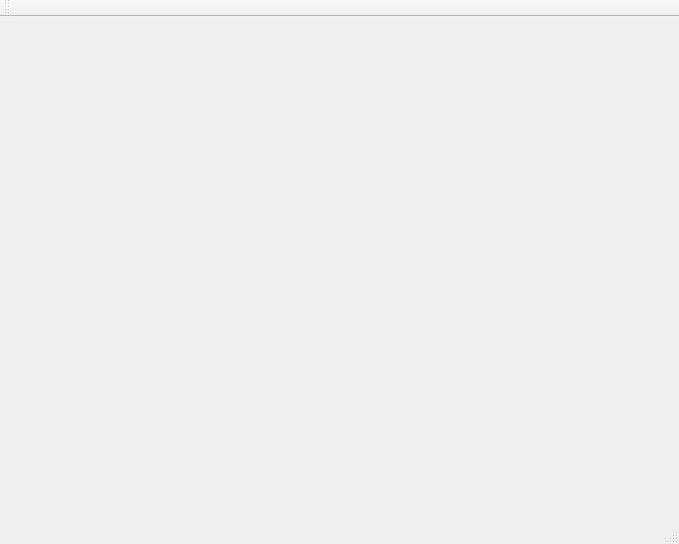
<?xml version="1.0" encoding="UTF-8"?>
<ui version="4.0">
 <class>MainWindow</class>
 <widget class="QMainWindow" name="MainWindow">
  <property name="geometry">
   <rect>
    <x>0</x>
    <y>0</y>
    <width>679</width>
    <height>544</height>
   </rect>
  </property>
  <property name="windowTitle">
   <string>MainWindow</string>
  </property>
  <widget class="QWidget" name="centralWidget">
   <widget class="QWidget" name="gridLayoutWidget">
    <property name="geometry">
     <rect>
      <x>30</x>
      <y>20</y>
      <width>291</width>
      <height>211</height>
     </rect>
    </property>
    <layout class="QGridLayout" name="gridLayout"/>
   </widget>
   <widget class="QWidget" name="gridLayoutWidget_2">
    <property name="geometry">
     <rect>
      <x>340</x>
      <y>20</y>
      <width>291</width>
      <height>211</height>
     </rect>
    </property>
    <layout class="QGridLayout" name="gridLayout_2"/>
   </widget>
   <widget class="QWidget" name="gridLayoutWidget_3">
    <property name="geometry">
     <rect>
      <x>30</x>
      <y>250</y>
      <width>291</width>
      <height>211</height>
     </rect>
    </property>
    <layout class="QGridLayout" name="gridLayout_3"/>
   </widget>
   <widget class="QWidget" name="gridLayoutWidget_4">
    <property name="geometry">
     <rect>
      <x>340</x>
      <y>250</y>
      <width>291</width>
      <height>211</height>
     </rect>
    </property>
    <layout class="QGridLayout" name="gridLayout_4"/>
   </widget>
  </widget>
  <widget class="QMenuBar" name="menuBar">
   <property name="geometry">
    <rect>
     <x>0</x>
     <y>0</y>
     <width>679</width>
     <height>19</height>
    </rect>
   </property>
  </widget>
  <widget class="QToolBar" name="mainToolBar">
   <attribute name="toolBarArea">
    <enum>TopToolBarArea</enum>
   </attribute>
   <attribute name="toolBarBreak">
    <bool>false</bool>
   </attribute>
  </widget>
  <widget class="QStatusBar" name="statusBar"/>
 </widget>
 <layoutdefault spacing="6" margin="11"/>
 <resources/>
 <connections/>
</ui>
